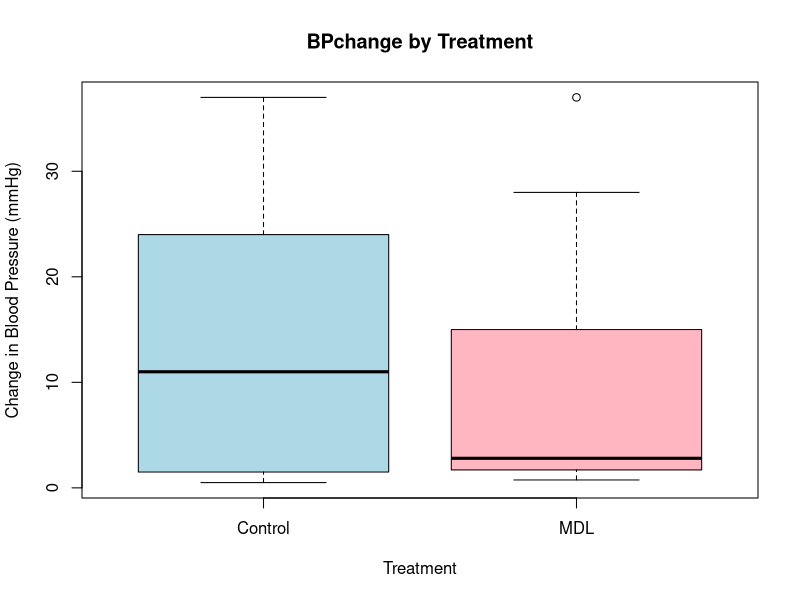

Recreate this plot in R.
## ---- chunk 1
library(MASS)
## ---- chunk 2
data(Rabbit)
head(Rabbit , 6)
## ---- chunk 3
boxplot(BPchange ~ Treatment, data = Rabbit,
        xlab = "Treatment",
        ylab = "Change in Blood Pressure (mmHg)",
        main = "BPchange by Treatment",
        col = c("lightblue", "lightpink"))
